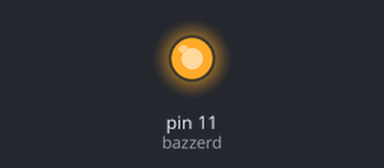
Recording of a program running on a simulated Arduino Uno, built with avr-gcc and run on an emulated ATmega328P. Shown: output pins drawn as LEDs (lit = HIGH). What the program prints to the serial monitor is not drawn.

Above: at 0.2 s.
Timing chart, 0 to 1.9 s (numbered marks = the images above):
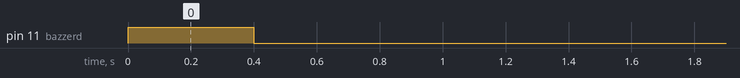

Measured:
- by itself, pin 11 (bazzerd): LOW → HIGH at 0.00 s, → LOW 0.40 s later

The program:

main.cpp
```cpp
#include <Arduino.h>

#define bazzerd 11

const int th_min = 1800000000; // 30m
const int fi_min = 300000000; // 5m

void setup() {
  pinMode(bazzerd, OUTPUT);

  Serial.begin(9600);
}
void notice(int count = 3);

void loop() {
  notice(1);
  delay(th_min);  // 30m
  notice();
  delay(fi_min); // 5m
  notice();
}

void notice(int count = 3) {
    for (int i = 0;i<count;i++){
      Serial.println("ring");
      digitalWrite(bazzerd, HIGH);
      delay(400);
      Serial.println("no ring");
      digitalWrite(bazzerd, LOW);
      delay(900);
    }
}
```
